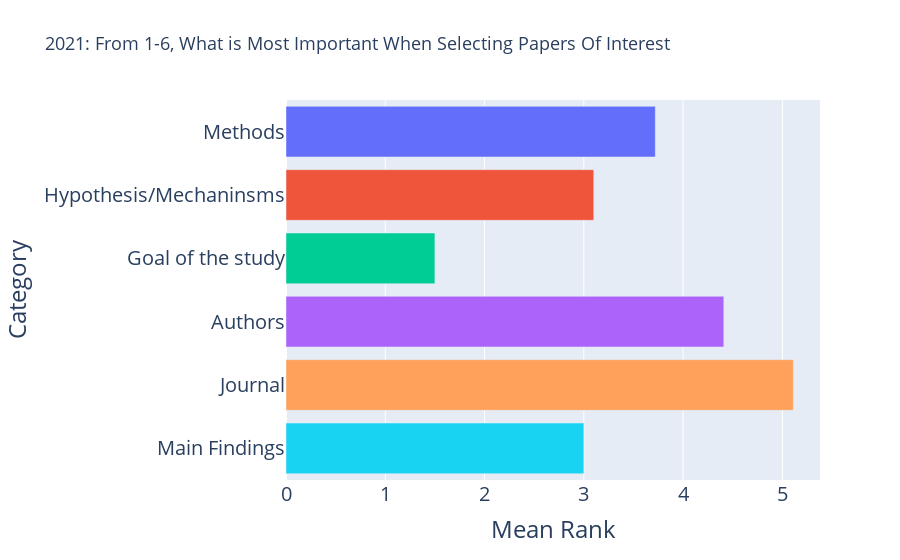

The notebook cell this image was saved under:
### Code cell
import plotly.express as px

fig = px.bar(Q2_2021_new, x="Mean Rank", y="Category", color='Category',title="2021: From 1-6, What is Most Important When Selecting Papers Of Interest", orientation='h')
fig.update_layout(showlegend=False)

fig.update_layout(
    font=dict(
#         family="Courier New, monospace",
        size=20,  # Set the font size here
#         color="RebeccaPurple"
    )
)
fig.update_layout(title_font_size=18)
fig.show()

### Figure 1 — Plotly figure (JSON) as saved in the notebook; plotly's stock layout.template omitted (floating-point values rounded to 4 significant figures)
{"data": [{"alignmentgroup": "True", "hovertemplate": "Category=%{y}<br>Mean Rank=%{x}<extra></extra>", "legendgroup": "Methods", "marker": {"color": "#636efa", "pattern": {"shape": ""}}, "name": "Methods", "offsetgroup": "Methods", "orientation": "h", "showlegend": true, "textposition": "auto", "type": "bar", "x": [3.72], "xaxis": "x", "y": ["Methods"], "yaxis": "y"}, {"alignmentgroup": "True", "hovertemplate": "Category=%{y}<br>Mean Rank=%{x}<extra></extra>", "legendgroup": "Hypothesis/Mechaninsms", "marker": {"color": "#EF553B", "pattern": {"shape": ""}}, "name": "Hypothesis/Mechaninsms", "offsetgroup": "Hypothesis/Mechaninsms", "orientation": "h", "showlegend": true, "textposition": "auto", "type": "bar", "x": [3.1], "xaxis": "x", "y": ["Hypothesis/Mechaninsms"], "yaxis": "y"}, {"alignmentgroup": "True", "hovertemplate": "Category=%{y}<br>Mean Rank=%{x}<extra></extra>", "legendgroup": "Goal of the study", "marker": {"color": "#00cc96", "pattern": {"shape": ""}}, "name": "Goal of the study", "offsetgroup": "Goal of the study", "orientation": "h", "showlegend": true, "textposition": "auto", "type": "bar", "x": [1.5], "xaxis": "x", "y": ["Goal of the study"], "yaxis": "y"}, {"alignmentgroup": "True", "hovertemplate": "Category=%{y}<br>Mean Rank=%{x}<extra></extra>", "legendgroup": "Authors", "marker": {"color": "#ab63fa", "pattern": {"shape": ""}}, "name": "Authors", "offsetgroup": "Authors", "orientation": "h", "showlegend": true, "textposition": "auto", "type": "bar", "x": [4.41], "xaxis": "x", "y": ["Authors"], "yaxis": "y"}, {"alignmentgroup": "True", "hovertemplate": "Category=%{y}<br>Mean Rank=%{x}<extra></extra>", "legendgroup": "Journal", "marker": {"color": "#FFA15A", "pattern": {"shape": ""}}, "name": "Journal", "offsetgroup": "Journal", "orientation": "h", "showlegend": true, "textposition": "auto", "type": "bar", "x": [5.11], "xaxis": "x", "y": ["Journal"], "yaxis": "y"}, {"alignmentgroup": "True", "hovertemplate": "Category=%{y}<br>Mean Rank=%{x}<extra></extra>", "legendgroup": "Main Findings", "marker": {"color": "#19d3f3", "pattern": {"shape": ""}}, "name": "Main Findings", "offsetgroup": "Main Findings", "orientation": "h", "showlegend": true, "textposition": "auto", "type": "bar", "x": [3], "xaxis": "x", "y": ["Main Findings"], "yaxis": "y"}], "layout": {"barmode": "relative", "font": {"size": 20}, "legend": {"title": {"text": "Category"}, "tracegroupgap": 0}, "showlegend": false, "title": {"font": {"size": 18}, "text": "2021: From 1-6, What is Most Important When Selecting Papers Of Interest"}, "xaxis": {"anchor": "y", "domain": [0, 1], "title": {"text": "Mean Rank"}}, "yaxis": {"anchor": "x", "categoryarray": ["Main Findings", "Journal", "Authors", "Goal of the study", "Hypothesis/Mechaninsms", "Methods"], "categoryorder": "array", "domain": [0, 1], "title": {"text": "Category"}}}}
